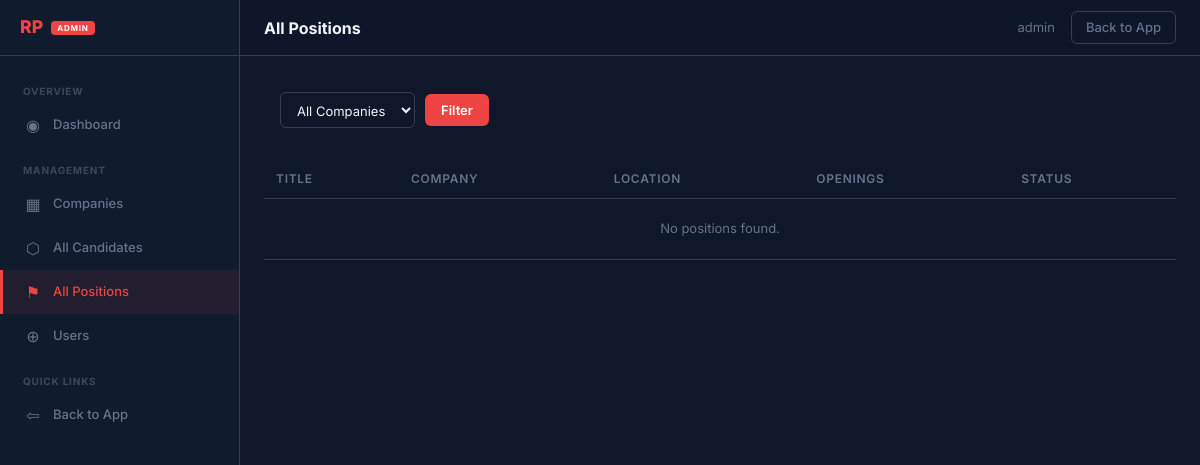
Page /adminpanel/positions/ (signed in) on the earlier database version.
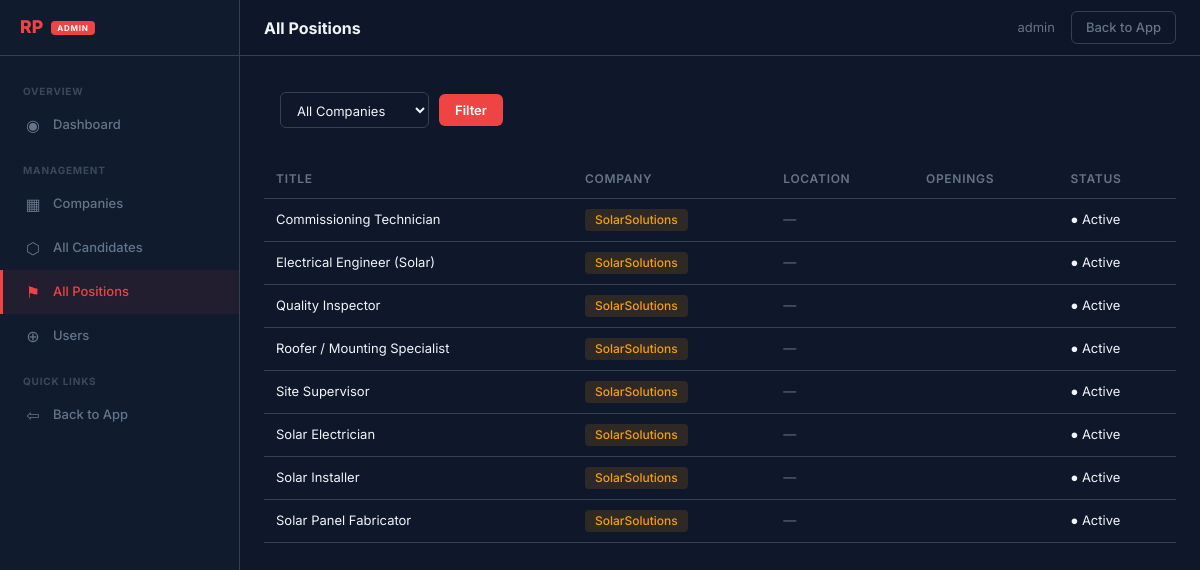
Same page on the later database version.
### api/models.py (models this page shows, shortened)
class JobPosition(models.Model):
    company = models.ForeignKey(Company, on_delete=models.CASCADE, related_name='job_positions')
    title = models.CharField('Job Title', max_length=200)
    description = models.TextField('Job Description', blank=True)
    base_salary = models.DecimalField('Base Salary ($)', max_digits=10, decimal_places=2, null=True, blank=True)
    hourly_rate = models.DecimalField('Per Hour ($)', max_digits=8, decimal_places=2, null=True, blank=True)
    location = models.CharField('Location', max_length=200, blank=True)
    requirements = models.TextField('Requirements', blank=True)
    is_active = models.BooleanField('Active', default=True)
    created_at = models.DateTimeField(auto_now_add=True)
    class Meta:
        ordering = ['title']
        unique_together = ('company', 'title')
        verbose_name = 'Job Position'
        verbose_name_plural = 'Job Positions'

class Company(models.Model):
    name = models.CharField('Company Name', max_length=200)
    slug = models.SlugField('Slug', max_length=100, unique=True, help_text='Used in URL: /slug/...')
    brand_color = models.CharField('Brand Color', max_length=7, default='#f59e0b', help_text='Hex color for branding')
    logo_url = models.URLField('Logo URL', blank=True)
    logo = models.ImageField('Logo', upload_to='company_logos/', blank=True)
    is_active = models.BooleanField('Active', default=True)
    created_at = models.DateTimeField(auto_now_add=True)
    class Meta:
        verbose_name = 'Company'
        verbose_name_plural = 'Companies'

### adminpanel/views.py (the view)
# urls.py: path('adminpanel/positions/', admin_views.super_positions, name='super_positions'),
@super_login_required
def super_positions(request):
    company_filter = request.GET.get('company', '')
    positions = JobPosition.objects.select_related('company')
    if company_filter:
        positions = positions.filter(company__slug=company_filter)
    positions = positions.order_by('company__name', 'title')
    companies = Company.objects.filter(is_active=True)
    return render(request, 'adminpanel/super/positions.html', {
        'positions': positions,
        'companies': companies,
        'company_filter': company_filter,
    })

### adminpanel/views.py (called while the page is built)
def super_login_required(view_func):
    @wraps(view_func)
    def wrapper(request, *args, **kwargs):
        if not request.user.is_authenticated:
            return redirect('landing')
        if not request.user.is_superuser:
            raise Http404('Super admin access required')
        return view_func(request, *args, **kwargs)
    return wrapper

### adminpanel/templates/adminpanel/super/positions.html (shortened to what this page needs)
{% extends 'adminpanel/super/super_base.html' %}
{% block page_title %}All Positions{% endblock %}
{% block content %}
<div class="stat-card" style="padding: 16px;">
  <form method="get" class="filter-bar">
    <select name="company">
      <option value="">All Companies</option>
    </select>
    <button type="submit">Filter</button>
  </form>
</div>
<div class="stat-card" style="padding: 0; overflow-x: auto;">
  <table>
    <thead><tr><th>Title</th><th>Company</th><th>Location</th><th>Openings</th><th>Status</th></tr></thead>
    <tbody>
      {% for p in positions %}
      <tr>
        <td>{{ p.title }}</td>
        <td><span class="company-badge" style="background: {{ p.company.brand_color }}22; color: {{ p.company.brand_color }};">{{ p.company.name }}</span></td>
        <td style="color: var(--color-text-muted);">{{ p.location|default:'—' }}</td>
        <td>{{ p.openings }}</td>
        <td>{% if p.is_active %}● Active{% else %}○ Inactive{% endif %}</td>
      </tr>
      {% empty %}
      <tr><td colspan="5" style="color: var(--color-text-muted); text-align: center; padding: 20px;">No positions found.</td></tr>
      {% endfor %}
    </tbody>
  </table>
</div>
{% endblock %}

Differences in the rows shown:
now on this page (row edited): JobPosition: title "Commissioning Technician", company.name "SolarSolutions", location "—", is_active "● Active"
now on this page (row edited): JobPosition: title "Electrical Engineer (Solar)", company.name "SolarSolutions", location "—", is_active "● Active"
now on this page (row edited): JobPosition: title "Quality Inspector", company.name "SolarSolutions", location "—", is_active "● Active"
now on this page (row edited): JobPosition: title "Roofer / Mounting Specialist", company.name "SolarSolutions", location "—", is_active "● Active"
now on this page (row edited): JobPosition: title "Site Supervisor", company.name "SolarSolutions", location "—", is_active "● Active"
now on this page (row edited): JobPosition: title "Solar Electrician", company.name "SolarSolutions", location "—", is_active "● Active"
now on this page (row edited): JobPosition: title "Solar Installer", company.name "SolarSolutions", location "—", is_active "● Active"
now on this page (row edited): JobPosition: title "Solar Panel Fabricator", company.name "SolarSolutions", location "—", is_active "● Active"
Other differences:
text no longer shown: "No positions found."
